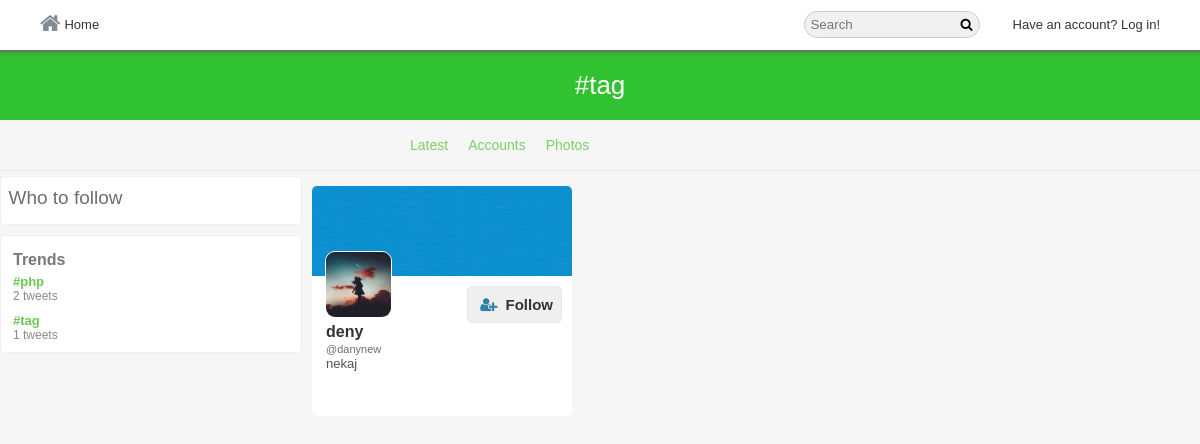
The app's page /hashtag/tag?f=users with its own data.
### tables this page shows
CREATE TABLE `trends` (
  `trendID` int(11) NOT NULL,
  `hashtag` varchar(140) NOT NULL,
  `createdOn` datetime NOT NULL
);

CREATE TABLE `tweets` (
  `tweetID` int(11) NOT NULL,
  `status` varchar(140) NOT NULL,
  `tweetBy` int(11) NOT NULL,
  `retweetID` int(11) NOT NULL,
  `retweetBy` int(11) NOT NULL,
  `tweetImage` varchar(255) NOT NULL,
  `likesCount` int(11) NOT NULL,
  `retweetCount` int(11) NOT NULL,
  `postedOn` datetime NOT NULL,
  `retweetMsg` varchar(140) NOT NULL
);

CREATE TABLE `users` (
  `user_id` int(11) NOT NULL,
  `username` varchar(255) NOT NULL,
  `email` varchar(255) NOT NULL,
  `password` varchar(255) NOT NULL,
  `screenName` varchar(255) NOT NULL,
  `profileImage` varchar(255) NOT NULL,
  `profileCover` varchar(255) NOT NULL,
  `following` int(11) NOT NULL,
  `followers` int(11) NOT NULL,
  `bio` varchar(140) NOT NULL,
  `country` varchar(255) NOT NULL,
  `website` varchar(255) NOT NULL
);

### core/init.php (called while the page is built, shortened)
<?php
include 'database/conection.php';
include 'classes/User.php';
include 'classes/Tweet.php';
include 'classes/Follow.php';
global $pdo;
$getFromUser = new User($pdo);
$getFromFollow = new Follow($pdo);
$getFromTweet = new Tweet($pdo);

### core/classes/User.php (called while the page is built, shortened)
<?php
class User{
  public function loggedIn() {
    return (isset($_SESSION['user_id'])) ? true : false;
  }
}

### hashtag.php (the view, shortened to what this page needs)
<?php
	include 'core/init.php';
	if(isset($_GET['hashtag']) && !empty($_GET['hashtag'])){
		$hashtag  = $getFromUser->checkInput($_GET['hashtag']);
		$user_id  = @$_SESSION['user_id'];
		$user     = $getFromUser->userData($user_id);
		$tweets   = $getFromTweet->getTweetsByHash($hashtag);
		$accounts = $getFromTweet->getUsersByHash($hashtag);
    }else{
		header('Location: index.php');
	}
?>
<!doctype html>
<html>
	<head>
		<link rel="stylesheet" href="https://cdnjs.cloudflare.com/ajax/libs/font-awesome/4.6.3/css/font-awesome.css"/>
		<link rel="stylesheet" href="<?php echo BASE_URL;?>assets/css/style-complete.css"/>
   </head>
<body>
<div class="wrapper">
<div class="header-wrapper">
	<div class="nav-container">
    	<div class="nav">
		<div class="nav-left">
			<ul>
				<li><a href="<?php echo BASE_URL;?>"><i class="fa fa-home" aria-hidden="true"></i>Home</a></li>
			</ul>
		</div>
		<div class="nav-right">
			<ul>
				<li><input type="text" placeholder="Search" class="search"/><i class="fa fa-search" aria-hidden="true"></i>
				</li>
			<?php if($getFromUser->loggedIn() === true){?>
				<li class="hover"><label class="drop-label" for="drop-wrap1"><img src="<?php echo BASE_URL.$user->profileImage;?>"/></label>
				<input type="checkbox" id="drop-wrap1">
				<div class="drop-wrap">
					<div class="drop-inner">
						<ul>
							<li><a href="<?php echo BASE_URL.$user->username;?>"><?php echo $user->username;?></a></li>
							<li><a href="<?php echo BASE_URL;?>settings/account">Settings</a></li>
							<li><a href="<?php echo BASE_URL;?>includes/logout.php">Log out</a></li>
						</ul>
					</div>
				</div>
				</li>
				<li><label class="addTweetBtn" for="pop-up-tweet">Tweet</label></li>
				<?php } else{
							echo '<li><a href="'.BASE_URL.'/index.php">Have an account? Log in!</a></li>';
						}
				?>
			</ul>
		</div>
	</div>
	</div>
 </div>
<div class="hash-header">
	<div class="hash-inner">
		<h1>#<?php echo $hashtag;?></h1>
	</div>
</div>
<div class="hash-menu">
	<div class="hash-menu-inner">
		<ul>
 			<li><a href="<?php echo BASE_URL.'hashtag/'.$hashtag;?>">Latest</a></li>
			<li><a href="<?php echo BASE_URL.'hashtag/'.$hashtag.'?f=users';?>">Accounts</a></li>
			<li><a href="<?php echo BASE_URL.'hashtag/'.$hashtag.'?f=photos';?>">Photos</a></li>
  		</ul>
	</div>
</div>
<div class="in-wrapper">
	<div class="in-full-wrap">
		<div class="in-left">
			<div class="in-left-wrap">
			  <?php $getFromFollow->whoToFollow($user_id,$user_id);?>
			   <?php $getFromTweet->trends();?>
			</div>
		</div>
 <?php if(strpos($_SERVER['REQUEST_URI'], '?f=photos')):?>
 <div class="hash-img-wrapper">
 	<div class="hash-img-inner">
 	<?php
 		foreach ($tweets as $tweet) {
			$likes        = $getFromTweet->likes($user_id, $tweet->tweetID);
			$retweet      = $getFromTweet->checkRetweet($tweet->tweetID, $user_id);
			$user         = $getFromTweet->userData($tweet->retweetBy);
 			if(!empty($tweet->tweetImage)){
 			echo '<div class="hash-img-flex">
				 	<img src="'.BASE_URL.$tweet->tweetImage.'" class="imagePopup" data-tweet="'.$tweet->tweetID.'" data-user="'.$tweet->tweetBy.'"/>
				 	<div class="hash-img-flex-footer">
				 		<ul>
				 		'.(($getFromUser->loggedIn()) ?   '
									<li><button><i class="fa fa-share" aria-hidden="true"></i></button></li>
									<li>'.(($tweet->tweetID === $retweet['retweetID'] OR $user_id === $retweet['retweetBy']) ? '<button class="retweeted" data-tweet="'.$tweet->tweetID.'" data-user="'.$tweet->tweetBy.'"><i class="fa fa-retweet" aria-hidden="true"></i><span class="retweetsCount">'.(($tweet->likesCount > 0) ? $tweet->likesCount : '').'</span></button>' : '<button class="retweet" data-tweet="'.$tweet->tweetID.'" data-user="'.$tweet->tweetBy.'"><i class="fa fa-retweet" aria-hidden="true"></i><span class="retweetsCount">'.(($tweet->retweetCount > 0) ? $tweet->retweetCount : '').'</span></button>').'</li>
									<li>'.(($likes['likeOn'] == $tweet->tweetID) ? '<button class="unlike-btn" data-tweet="'.$tweet->tweetID.'" data-user="'.$tweet->tweetBy.'"><i class="fa fa-heart" aria-hidden="true"></i><span class="likesCounter">'.(($tweet->likesCount > 0) ? $tweet->likesCount : '').'</span></button>' : '<button class="like-btn" data-tweet="'.$tweet->tweetID.'" data-user="'.$tweet->tweetBy.'"><i class="fa fa-heart-o" aria-hidden="true"></i><span class="likesCounter">'.(($tweet->likesCount > 0) ? $tweet->likesCount : '').'</span></button>').'</li>
									'.(($tweet->tweetBy === $user_id) ? '
									<li>
										<a href="#" class="more"><i class="fa fa-ellipsis-h" aria-hidden="true"></i></a>
										<ul>
										  <li><label class="deleteTweet" data-tweet="'.$tweet->tweetID.'">Delete Tweet</label></li>
										</ul>
									</li>' : '').'
								' : '
									<li><button><i class="fa fa-share" aria-hidden="true"></i></button></li>
									<li><button><i class="fa fa-retweet" aria-hidden="true"></i></button></li>
									<li><button><i class="fa fa-heart-o" aria-hidden="true"></i></button></li>
								').'
				 		</ul>
				 	</div>
				</div>';
			}
 		}
 	?>
	</div>
</div>
<?php elseif(strpos($_SERVER['REQUEST_URI'], '?f=users')):?>
<div class="wrapper-following">
<div class="wrap-follow-inner">
<?php foreach($accounts AS $users) :?>
 <div class="follow-unfollow-box">
	<div class="follow-unfollow-inner">
		<div class="follow-background">
			<img src="<?php echo BASE_URL.$users->profileCover;?>"/>
		</div>
		<div class="follow-person-button-img">
			<div class="follow-person-img">
			 	<img src="<?php echo BASE_URL.$users->profileImage;?>"/>
			</div>
			<div class="follow-person-button">
			   <?php echo $getFromFollow->followBtn($users->user_id, $user_id, $user_id);?>
			</div>
		</div>
		<div class="follow-person-bio">
			<div class="follow-person-name">
				<a href="<?php echo BASE_URL.$users->username;?>"><?php echo $users->screenName;?></a>
			</div>
			<div class="follow-person-tname">
				<a href="<?php echo BASE_URL.$users->username;?>">@<?php echo $users->username;?></a>
			</div>
			<div class="follow-person-dis">
			    <?php echo $getFromTweet->getTweetLinks($users->bio);?>
			</div>
		</div>
	</div>
</div>
<?php endforeach;?>
</div>
</div>
<?php endif;?>
	</div>
</div>
</div>
</body>
</html>

### core/classes/Follow.php (shortened to what this page needs)
<?php
class Follow  extends User {
  function __construct($pdo) {
    $this->pdo = $pdo;
  }
    public function checkFollow($followerID, $user_id){
        $stmt = $this->pdo->prepare("SELECT * FROM `follow` WHERE `sender` = :user_id  AND `receiver` = :followerID");
        $stmt->bindParam(":user_id", $user_id, PDO::PARAM_INT);
        $stmt->bindParam(":followerID", $followerID, PDO::PARAM_INT);
        $stmt->execute();
        return $stmt->fetch(PDO::FETCH_ASSOC);
    }
	public function followBtn($profileID, $user_id, $followID){
		$data = $this->checkFollow($profileID, $user_id);
		if($this->loggedIn()===true){
			if($profileID != $user_id){
				if($data['receiver'] == $profileID){
					return "<button class='f-btn following-btn follow-btn' data-follow='".$profileID."' data-profile='".$followID."'>Following</button>";
				}else{
					return "<button class='f-btn follow-btn' data-follow='".$profileID."' data-profile='".$followID."'><i class='fa fa-user-plus'></i>Follow</button>";
				}
			}else{
				return "<button class='f-btn' onclick=location.href='".BASE_URL."profileEdit.php'>Edit Profile</button>";
			}
		}else{
			return "<button class='f-btn' onclick=location.href='".BASE_URL."index.php'><i class='fa fa-user-plus'></i>Follow</button>";
		}
	}
	public function whoToFollow($user_id, $profileID){
		echo '<div class="follow-wrap"><div class="follow-inner"><div class="follow-title"><h3>Who to follow</h3></div>';
		echo '</div></div>';
	}
}

### core/classes/Tweet.php (shortened to what this page needs)
<?php
class Tweet extends User{
 	public function __construct($pdo){
		$this->pdo = $pdo;
	}
    public function getTweetLinks($tweet) {
        $tweet = preg_replace("/(https?:\/\/)([\w]+.)([\w\.]+)/", "<a href='$0' target='_blank'>$0</a>", $tweet);
        $tweet = preg_replace("/#([\w]+)/", "<a href='".BASE_URL."hashtag/$1'>$0</a>", $tweet);
        $tweet = preg_replace("/@([\w]+)/", "<a href='".BASE_URL."$1'>$0</a>", $tweet);
        return $tweet;
    }
    public function trends(){
        $stmt = $this->pdo->prepare("SELECT *, COUNT(`tweetID`) AS `tweetsCount` FROM `trends` INNER JOIN `tweets` ON `status` LIKE CONCAT('%#',`hashtag`,'%') OR `retweetMsg` LIKE CONCAT('%#',`hashtag`,'%') GROUP BY `hashtag` ORDER BY `tweetID` LIMIT 10");
        $stmt->execute();
        $trends = $stmt->fetchAll(PDO::FETCH_OBJ);
        echo '<div class="trend-wrapper"><div class="trend-inner"><div class="trend-title"><h3>Trends</h3></div>';
        foreach ($trends as $trend) {
            echo '<div class="trend-body">
					<div class="trend-body-content">
						<div class="trend-link">
							<a href="'.BASE_URL.'hashtag/'.$trend->hashtag.'">#'.$trend->hashtag.'</a>
						</div>
						<div class="trend-tweets">
							'.$trend->tweetsCount.' <span>tweets</span>
						</div>
					</div>
				</div>';
        }
        echo '</div></div>';
    }
    public function getUsersByHash($hashtag){
        $stmt = $this->pdo->prepare("SELECT DISTINCT * FROM `tweets` INNER JOIN `users` ON `tweetBy` = `user_id` WHERE `status` LIKE :hashtag OR `retweetMsg` LIKE :hashtag GROUP BY `user_id`");
        $stmt->bindValue(":hashtag", '%#'.$hashtag.'%', PDO::PARAM_STR);
        $stmt->execute();
        return $stmt->fetchAll(PDO::FETCH_OBJ);
    }
}
?>

### assets/css/style-complete.css (style rules this page uses)
* { margin: 0px auto; padding: 0px; font-family: Helvetica; }
body { font-family: Helvetica; font-size: 13px; background: #f6f6f6; }
ul { list-style:none; }
.wrapper { width:100%; }
.header-wrapper { width:100%; background:white; position: fixed; top:0; z-index: 10000; }
.nav-container { width:95%; margin:0px auto; }
.nav { width:100%; height:50px; }
.nav ul li { line-height: 50px; float:left; margin-right: 0px; padding: 0px 10px; cursor:pointer; transition: all 200ms ease-in-out; }
.nav ul li a { color:#333; text-decoration:none; }
.nav-left { width:50%; float:left; }
.nav-right { width:50%; float:right; }
.nav-right ul { float:right; }
.nav .nav-left ul li i { margin-right: 4px; color: #828a92; font-size: 22px; position: relative; top: 2px; }
.nav-right { height: 50px; }
.nav .nav-right ul li input[type="text"] { padding: 5px 20px 5px 5px; border: 1px solid #ccc; background: #f0f0f0; border-radius: 15px; }
.nav .nav-right ul li .fa { left: -20px; position: relative; }
.in-wrapper { width: 100%; padding: 5px 0px; }
.in-full-wrap { width:1200px; }
.in-left { width:25%; min-height: 1000px; float: left; margin-right: 12px; }
.in-left-wrap { width:100%; }
.trend-wrapper { width:100%; float: left; background: #fff; margin: 10px 0px; border-radius: 4px; border: 1px solid #efefef; }
.trend-inner { width: 95%; margin: 10px auto; padding: 5px 5px 0px 12px; }
.trend-title h3 { color: #787878; font-size: 16px; margin-bottom: 5px; }
.trend-body { margin-bottom:10px; }
.trend-link a { text-decoration: none; color: #6cc854; font-weight: bold; }
.trend-tweets { font-size: 12px; color: #898989; }
.follow-wrap { background: #fff; border-radius: 4px; border: 1px solid #efefef; width: 100%; }
.follow-inner { width:95%; padding: 10px 0px; }
.follow-title { margin-bottom: 5px; color: #716565; }
.follow-title h3 { font-size: 19px; font-weight: normal; color: #6e6e6e; }
.f-btn { padding: 5px 8px 5px 20px; color: #333; border: 1px solid #e7e7e7; border-radius: 5px; font-size: 15px; font-weight: bold; line-height: 25px; cursor: pointer; }
.f-btn i { position: relative; top: 0px; right: 8px; color: #2e81a4; }
.wrapper-following { width:74%; float: left; }
.follow-unfollow-box { width: 260px; height: 230px; background-color: #fff; border-radius: 5px; margin-right: 10px; margin-top: 10px; overflow: hidden; float: left; }
.follow-background { width: 100%; height: 90px; }
.follow-background img { width: 100%; height:100%; }
.follow-person-img { width: 65px; height: 65px; position: relative; left: 13px; float: left; overflow: hidden; top: -25px; border: 1px solid #fff; border-radius: 10px; }
.follow-person-img img { width: 100%; height: 100%; }
.follow-person-bio { float: left; position: relative; top: -20px; left: 14px; width: 90%; margin: 0px auto; height: 90px; overflow: hidden; }
.follow-person-name a { font-size: 16px; font-weight: bold; text-decoration: none; color: #333; }
.follow-person-tname a { color: #6F6D6D; text-decoration: none; font-size: 11px; }
.follow-person-dis { font-size: 13px; color: #535353; }
.follow-person-button { float: right; margin-top: 10px; margin-right: 10px; }
.header-wrapper { box-shadow: 0px 0px 4px 2px #6c6565; }
.hash-header { width: 100%; height: 70px; background: #30c230; margin-top: 50px; }
.hash-inner { width: 1000px; text-align: center; }
.hash-inner h1 { line-height: 70px; color: white; font-weight: normal; }
.hash-menu { width: 1200px; overflow: auto; border-bottom: 1px solid #e9e9e9; }
.hash-menu-inner { width: 50%;' }
.hash-menu-inner ul { list-style: none; line-height: 50px; margin-left: 100px; }
.hash-menu-inner ul li { float: left; font-size: 14px; padding: 0px 10px; transition: all 200ms ease-in; cursor: pointer; }
.hash-menu-inner ul li a { text-decoration: none; color:#7ccf62; }

### records on screen
trends: hashtag "php", tweetsCount "2"
trends: hashtag "tag", tweetsCount "1"
tweets: users.profileCover (placeholder picture), users.profileImage (placeholder picture), users.screenName "deny", users.username "danynew", users.bio "nekaj"

### other values on screen
$hashtag "tag"
